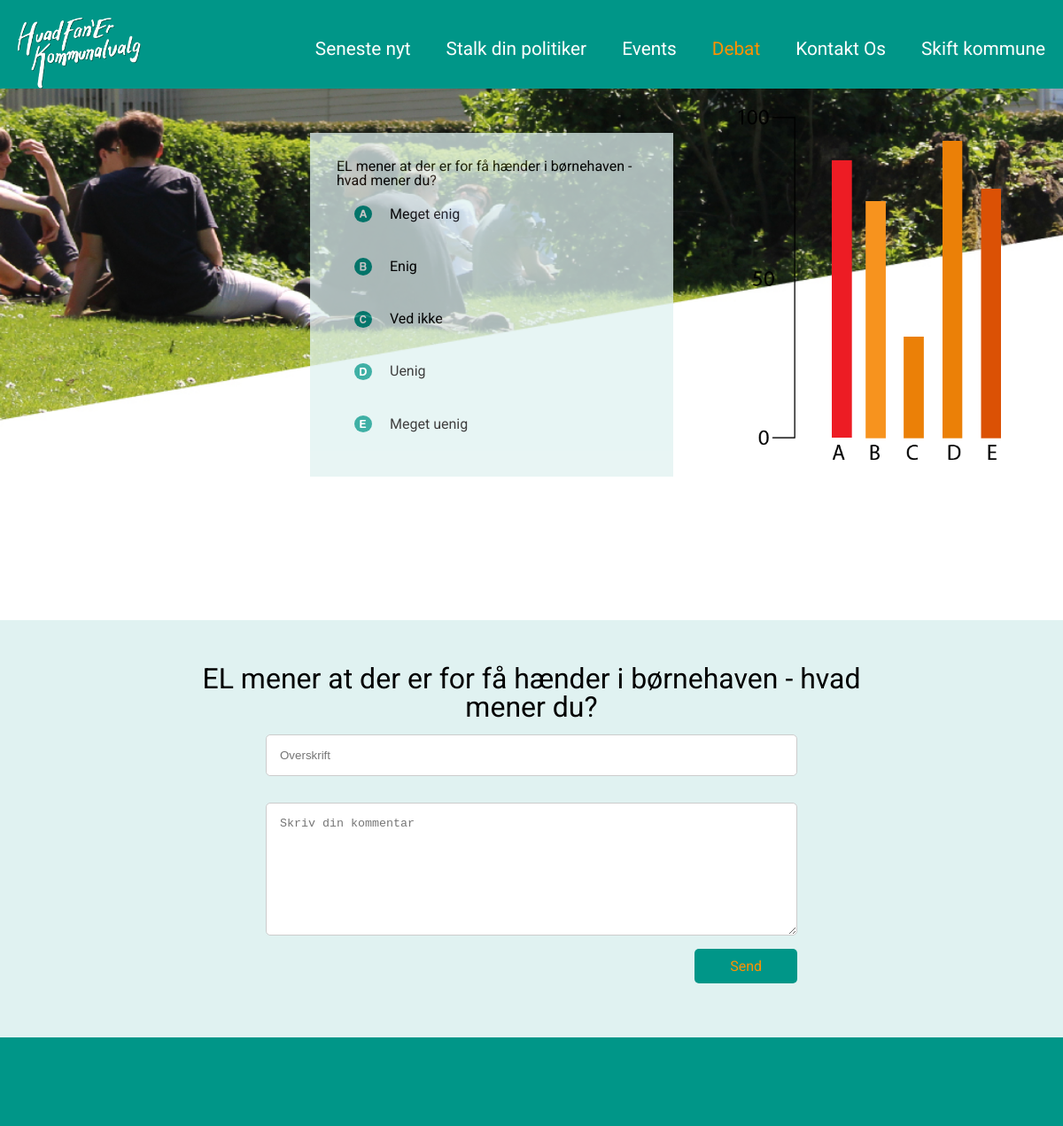
The page /debat.php on the database as committed earlier.
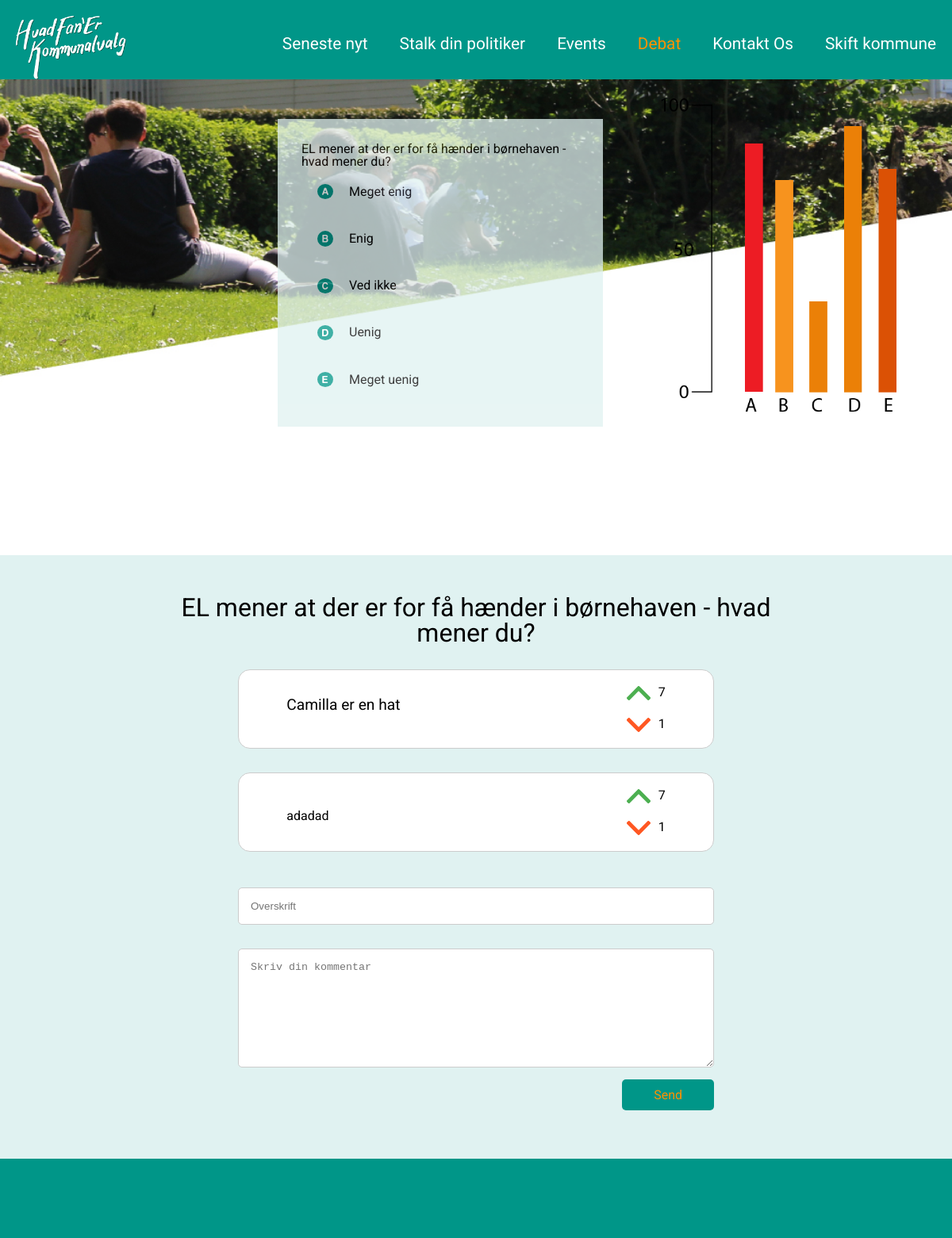
The same page on the database as committed later.
### tables this page shows
CREATE TABLE IF NOT EXISTS `comment` (
  `id` int(11) NOT NULL COMMENT 'primary key',
  `headline` varchar(255) NOT NULL COMMENT 'Overskrift',
  `kommentar` text NOT NULL COMMENT 'comment'
);

### debat.php (the view, shortened to what this page needs)
<?php
require_once('db_con.php');
?>
<!DOCTYPE html>
<html>
  <head>
  	<?php $active = 'debat' ?>
    <?php include 'include/head.php'; ?>
  </head>
<body>
<?php include 'include/nav.php' ?>
<div class="debathero">
	<div class="debathero-img">
		<img src="images/mening1x.png">
	</div>
	<div class="debathero-vote">
		<h2>EL mener at der er for få hænder i børnehaven - hvad mener du?</h2>
		<table>
		  <tr>
		    <td><img src="images/ikoner/A.svg"></td>
		    <td>Meget enig</td>
		  </tr>
		  <tr>
		    <td><img src="images/ikoner/B.svg"></td>
		    <td>Enig</td>
		  </tr>
		  <tr>
		    <td><img src="images/ikoner/C.svg"></td>
		    <td>Ved ikke</td>
		  </tr>
		  <tr>
		    <td><img src="images/ikoner/D.svg"></td>
		    <td>Uenig</td>
		  </tr>
		  <tr>
		    <td><img src="images/ikoner/E.svg"></td>
		    <td>Meget uenig</td>
		  </tr>
		</table>
	</div>
</div>
<div class="debat">
	<h1> EL mener at der er for få hænder i børnehaven - hvad mener du? </h1>
	<?php
		$sql = "SELECT id, headline, kommentar FROM comment";
		$result = $con->query($sql);
		if ($result->num_rows > 0) {
		    while ($row = $result->fetch_assoc()) {
		        echo "<div class='debat-post'>
		                <div class='debat-post-content'>
		                    <h2>" . $row['headline'] . "</h2>
		                    <p>" . $row['kommentar'] . "</p>
		                </div>
		                <div class='debat-post-points'>
							<div class='debat-post-points-up'>
								<img src='images/ikoner/greenArrow.svg'>
								<h3>7</h3>
							</div>
							<div class='debat-post-points-down'>
								<img src='images/ikoner/redArrow.svg'>
								<h3>1</h3>
							</div>
						</div>
		            </div>";
		    }
		}
	?>
	<div class="debatform">
		<form id="debatform" action="debat.php" method="POST">
		    <input type="text" id="headline" name="headline" placeholder="Overskrift" class="input">
		    <textarea id="kommentar" name="kommentar" placeholder="Skriv din kommentar" class="input"></textarea>
		    <br>
		    <input type="submit" name="submit" value="Send" class="button">
		</form>
	</div>
</div>
  <?php include 'include/footer.php'; ?>
  </body>
</html>

### include/head.php (shortened to what this page needs)
<link rel="stylesheet" href="css/master.css">

### include/nav.php (shortened to what this page needs)
<nav class="navigation grid-pad">
  <div class="navigation-left">
    <a href="index.php"><img class="navlogo" src="images/logo.png" alt="hvadfanderkommunalvalglogo"></a>
  </div>
  <div class="navigation-right">
    <ul class="navbar">
      <a href="index.php" class="<?= $active == 'index' ? 'active' : '' ?>"><li class="none">Seneste nyt</li></a>
      <a href="stalk.php" class="<?= $active == 'stalk' ? 'active' : '' ?>"><li class="none">Stalk din politiker</li></a>
      <a href="events.php" class="<?= $active == 'events' ? 'active' : '' ?>"><li class="none">Events</li></a>
      <a href="debat.php" class="<?= $active == 'debat' ? 'active' : '' ?>"><li class="none">Debat</li></a>
      <a href="kontakt.php" class="<?= $active == 'kontakt' ? 'active' : '' ?>"><li class="none">Kontakt Os</li></a>
      <a href="#"><li class="none" id="skift">Skift kommune</li></a>
    </ul>
  </div>
</nav>

### include/footer.php (shortened to what this page needs)
<footer>
</footer>

### css/master.css (style rules this page uses)
html, body, div, span, applet, object, iframe, h1, h2, h3, h4, h5, h6, p, blockquote, pre, a, abbr, acronym, address, big, cite, code, del, dfn, em, img, ins, kbd, q, s, samp, small, strike, strong, sub, sup, tt, var, b, u, i, center, dl, dt, dd, ol, ul, li, fieldset, form, label, legend, table, caption, tbody, tfoot, thead, tr, th, td, article, aside, canvas, details, embed, figure, figcaption, footer, header, hgroup, menu, nav, output, ruby, section, summary, time, mark, audio, video { margin: 0; padding: 0; border: 0; font-size: 100%; font: inherit; vertical-align: baseline; }
article, aside, details, figcaption, figure, footer, header, hgroup, menu, nav, section { display: block; }
body { line-height: 1; }
ol, ul { list-style: none; }
table { border-collapse: collapse; border-spacing: 0; }
[class*='grid'], [class*='col-'], [class*='mobile-'], .grid:after { -webkit-box-sizing: border-box; -moz-box-sizing: border-box; box-sizing: border-box; }
.grid-pad { padding-top: 20px; padding-left: 20px; padding-right: 0; }
body { font-family: "Roboto", Arial, Helvetica, sans-serif; }
.navigation { width: 100%; height: 100px; background-color: #009688; overflow: hidden; }
.navigation .navigation-left { float: left; }
.navigation .navigation-right { float: right; }
.navigation .navlogo { height: 80px; z-index: 1; }
.navigation .navbar { display: inline-flex; font-size: 1.3em; line-height: 30px; float: right; }
.navigation .navbar a { text-decoration: none; }
.navigation .navbar li { color: white; margin: 10px; padding: 10px; }
.navigation .navbar a.active li { color: #FF9100; }
footer { bottom: 0; left: 0; position: relative; width: 100%; height: 100px; background-color: #009688; }
.input { margin: 15px auto; width: 100%; resize: vertical; padding: 15px; border-radius: 5px; border: 1px solid #009688; }
.button { color: #FF9100; background-color: #009688; border: none; padding: 10px 40px; border-radius: 5px; font-family: "Roboto", Arial, Helvetica, sans-serif; font-size: 16px; cursor: pointer; float: right; }
textarea { height: 150px; }
.debathero { overflow: hidden; width: 100%; height: 600px; background-image: url("../images/redebat.jpg"); background-repeat: no-repeat; background-position: center; background-size: cover; }
.debathero img { float: right; margin: 20px 70px 20px 20px; width: 300px; }
.debathero .debathero-vote { max-width: 350px; float: right; background-color: #E0F2F1; opacity: 0.75; padding: 30px; margin: 50px 50px 0 0; }
.debathero .debathero-vote img { width: 20px; margin-right: 20px; }
.debathero .debathero-vote td { vertical-align: middle; }
.debat { background-color: #E0F2F1; margin: 0 auto; text-align: center; padding: 50px 0; }
.debat .debatform { width: 50%; margin: 0 auto 50px auto; }
.debat .debatform .input { border: 1px solid #ccc; }
.debat h1 { width: 70%; color: black; margin: 0 auto; text-align: center; font-size: 2em; }
.debat .debat-post { display: flex; align-items: center; justify-content: center; box-sizing: border-box; background-color: white; border: 1px solid #ccc; margin: 30px auto; padding: 20px; width: 50%; border-radius: 15px; overflow: hidden; }
.debat .debat-post .debat-post-content { width: 75%; float: left; line-height: 1.5; }
.debat .debat-post .debat-post-content h2 { text-align: left; font-size: 1.2em; padding-bottom: 10px; }
.debat .debat-post .debat-post-content p { text-align: left; font-size: 1em; }
.debat .debat-post .debat-post-points { float: right; max-width: 19%; padding-left: 10px; }
.debat .debat-post .debat-post-points .debat-post-points-up { padding-bottom: 40px; }
.debat .debat-post .debat-post-points .debat-post-points-up h3 { float: right; }
.debat .debat-post .debat-post-points .debat-post-points-up img { width: 30px; float: left; margin-right: 10px; }
.debat .debat-post .debat-post-points .debat-post-points-down h3 { float: right; }
.debat .debat-post .debat-post-points .debat-post-points-down img { width: 30px; margin-right: 10px; float: left; }

Rows that differ between the two databases and show on the page:
added comment: headline "Camilla er en hat"
added comment: kommentar "adadad"
